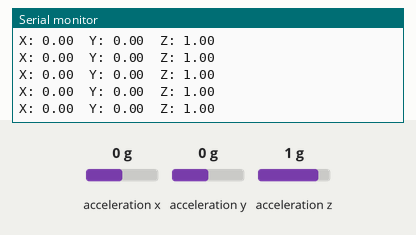
Simulated run of this sketch. Board: Arduino Uno R4 WiFi. Parts: the last lines printed to the serial monitor. The test bench sets the inputs (shaded band); at power-on: acceleration x 0 g, acceleration y 0 g, acceleration z 1 g.

Above: at 1.2 s.
1.3 s: acceleration x set to -1.4 g
At 1.57 s:
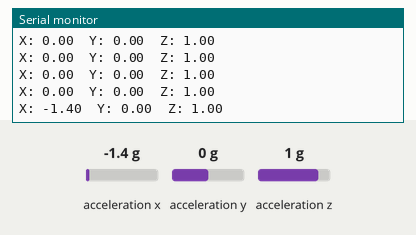
2.8 s: acceleration y set to -1.4 g
At 2.98 s:
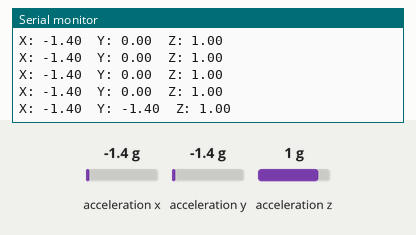
4.3 s: acceleration z set to -1.4 g
At 4.39 s:
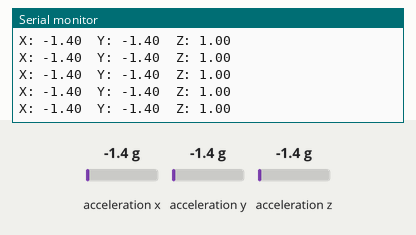

The sketch:

03_movement_simple.ino
```cpp
#include <Modulino.h>

ModulinoMovement movement;
const long SERIAL_BAUD = 9600;

void setup() {
  Serial.begin(SERIAL_BAUD);
  while (!Serial && millis() < 4000) {
  }

  Modulino.begin();
  movement.begin();

  Serial.println("Movement sensor ready!");
  Serial.println("Open Serial Monitor at 9600 baud.");
}

void loop() {
  movement.update();

  float x = movement.getX();
  float y = movement.getY();
  float z = movement.getZ();

  Serial.print("X: ");
  Serial.print(x, 2);
  Serial.print("  Y: ");
  Serial.print(y, 2);
  Serial.print("  Z: ");
  Serial.println(z, 2);

  delay(200);
}
```

Measured:
- after the input at 1.3 s, the serial monitor: prints a new line after 0.11 s (image 1)
- after the input at 2.8 s, the serial monitor: prints a new line at once (image 2)
